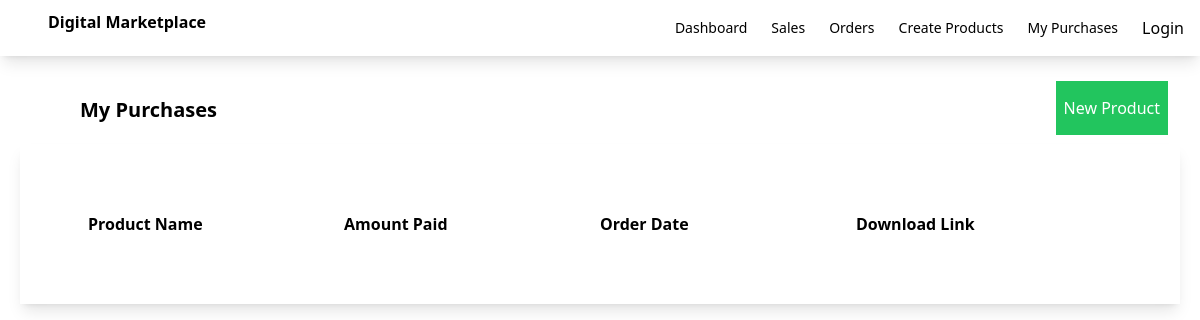
/purchases, run on an earlier commit of the app's database.
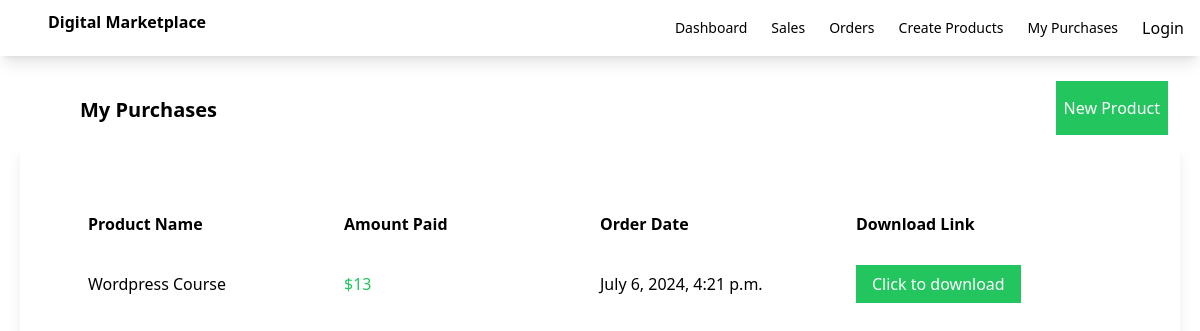
And on a later commit of the database.
### myapp/models.py (models this page shows)
class OrderDetail(models.Model):
    customer_name = models.CharField(max_length=100)
    product = models.CharField(max_length=100)
    amount = models.IntegerField()
    created_on = models.DateTimeField(auto_now_add=True)

### myapp/views.py (the view)
# urls.py: path('purchases',views.my_purchases,name='purchases'),
def my_purchases(request):
    orders = OrderDetail.objects.filter(customer_name=request.user)
    return render(request,'myapp/purchases.html',{'orders':orders})

### myapp/templates/myapp/purchases.html
{% extends 'myapp/base.html' %}
{% block body %}
    <div class="flex justify-between">
        <div class="ml-20 mt-10 font-bold text-xl">My Purchases</div>
        <div class="ml-20 mt-10">
            <a class="bg-green-500 text-white px-2 py-4 mr-8" href="{% url 'createproduct' %}">New Product</a>
        </div>
    </div>
    <div class="order-container shadow-lg p-10 m-5">
        <div class="order-header flex font-bold  m-5 p-2 ">
            <div class="w-1/4">
                Product Name
            </div>
            <div class="w-1/4">
                Amount Paid
            </div>
            <div class="w-1/4">
                Order Date
            </div>
            <div class="w-1/4">
                Download Link
            </div>
        </div>
        {% for order in orders %}
        <div class="flex  m-5 p-2">
            <div class="w-1/4">
                {{order.product}}
            </div>
            <div class="w-1/4 text-green-500">
                ${{order.amount}}
            </div>
            <div class="w-1/4">
                {{order.created_on}}
            </div>
            <div class="w-1/4">
                <a class="bg-green-500 text-white px-4 py-2" href="{{order.product.file.url}}" download>Click to download</a>
            </div>
        </div>
        {% endfor %}
    </div>
{% endblock %}

What changed in the data, as far as the page shows it:
added OrderDetail: product "Wordpress Course", amount "13", created_on "July 6, 2024, 4:21 p.m."
